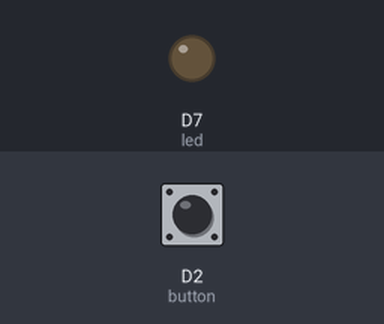
This sketch was run on a simulated ESP8266 (NodeMCU). Parts: output pins drawn as LEDs (lit = HIGH). The test bench sets the inputs (shaded band); at power-on: D2 (button) HIGH.

Above: at 1.2 s.
1.3 s: D2 (button) pulled LOW for 0.15 s
At 2.6 s:
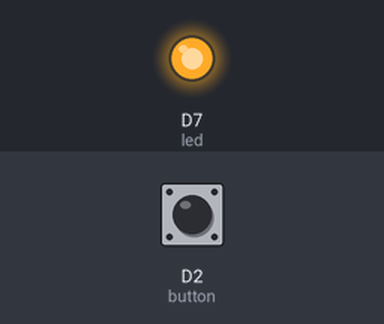
Timing chart, 0 to 10.4 s (numbered marks = the images above; inputs shaded):
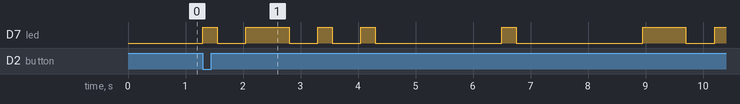

Measured:
- after the input at 1.3 s, D7 (led): LOW → HIGH at once, → LOW 0.25 s later, → HIGH 0.50 s later, → LOW 0.75 s later, … (13 changes in this stretch)

The sketch:

2-1pbutton.ino
```cpp
int led = D7;
int button = D2;
int dot = 250;
int dash = 750;
int space = 500;
int letterSpace = 750;
int wordSpace = 1700;
String myname = ".-.. . -..-";

void setup() {
  pinMode(led, OUTPUT);
  digitalWrite(led, LOW);
  Serial.begin(9600);
}

void loop() {
    if (digitalRead(button) == LOW) {
    blinkName();
  }
}

void blinkName() {
  for (int i = 0; i < myname.length(); i++) {
    char charofname = myname.charAt(i);
    if (charofname == '.') {
      digitalWrite(led, HIGH);
      delay(dot);
      digitalWrite(led, LOW);
      delay(space);
    } else if (charofname == '-') {
      digitalWrite(led, HIGH);
      delay(dash);
      digitalWrite(led, LOW);
      delay(space);
    } else if (charofname == ' ') {
      delay(wordSpace);
    } else {

    }
  }
  delay(letterSpace);
}
```
